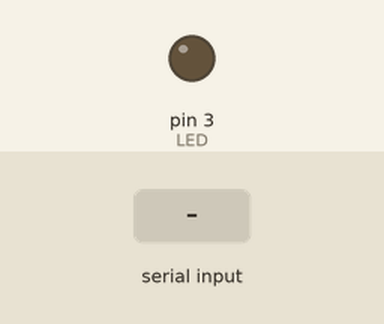
Recording of a sketch running on a simulated Arduino Uno, built with avr-gcc and run on an emulated ATmega328P. Shown: output pins drawn as LEDs (lit = HIGH). The inputs (shaded band) are chosen by the test bench.

Above: at 1.0 s.
1.1 s: byte 1 (1) received over Serial
At 2.1 s:
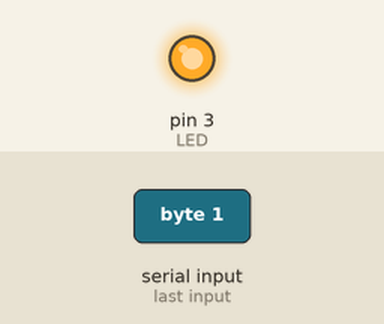
Timing chart, 0 to 4.1 s (numbered marks = the images above; inputs shaded):
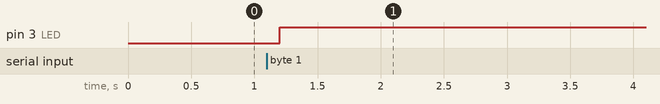

The sketch:

task3_arduino.ino
```cpp
 const int LED = 3; //connect LED to pin 3
 const int SENSOR = A0; //connect sensor to pin A0 (potentiometer)
 void setup() {
   Serial.begin(9600);
   pinMode(LED, OUTPUT);
   pinMode(SENSOR,INPUT);
   while (Serial.available() <= 0) {
     delay(300);              // wait 1/3 second
   }
 }

 void loop() {
   while (Serial.available() > 0) {
     // read the incoming byte:
     int inByte = Serial.read();
       if(inByte==1){
         //turn LED on
         digitalWrite(LED,HIGH);
       }
       else if(inByte == 0){
         //turn LED off
         digitalWrite(LED,LOW);
       }
     int sensorValue = analogRead(SENSOR); //read value from sensor
   }
}
```

Measured:
- after the input at 1.1 s, pin 3 (LED): LOW → HIGH after 0.10 s
